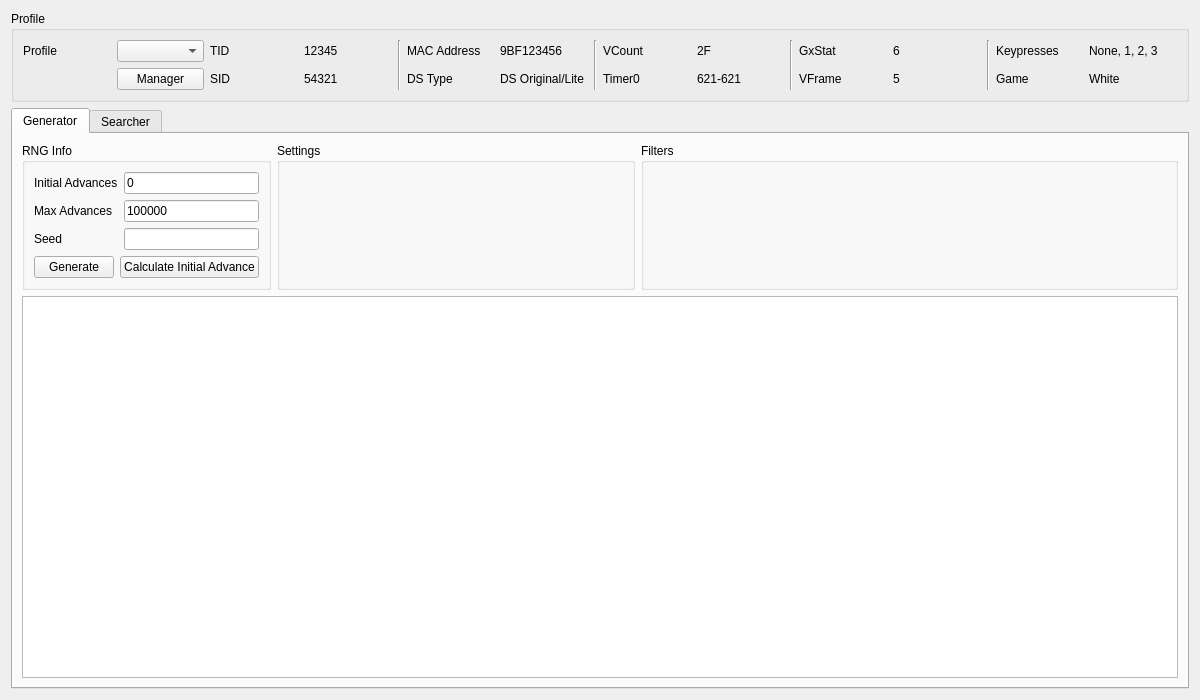
<?xml version="1.0" encoding="UTF-8"?>
<ui version="4.0">
 <class>Eggs5</class>
 <widget class="QWidget" name="Eggs5">
  <property name="geometry">
   <rect>
    <x>0</x>
    <y>0</y>
    <width>1200</width>
    <height>700</height>
   </rect>
  </property>
  <property name="windowTitle">
   <string>Gen 5 Eggs</string>
  </property>
  <layout class="QGridLayout" name="gridLayout_7">
   <item row="0" column="0">
    <widget class="QGroupBox" name="groupBoxProfile">
     <property name="title">
      <string>Profile</string>
     </property>
     <layout class="QGridLayout" name="gridLayout_5">
      <item row="0" column="0">
       <widget class="QLabel" name="labelProfile">
        <property name="text">
         <string>Profile</string>
        </property>
       </widget>
      </item>
      <item row="0" column="1">
       <widget class="QComboBox" name="comboBoxProfiles"/>
      </item>
      <item row="0" column="2">
       <widget class="QLabel" name="labelProfileTID">
        <property name="text">
         <string>TID</string>
        </property>
       </widget>
      </item>
      <item row="0" column="3">
       <widget class="QLabel" name="labelProfileTIDValue">
        <property name="text">
         <string notr="true">12345</string>
        </property>
       </widget>
      </item>
      <item row="0" column="4" rowspan="2">
       <widget class="Line" name="line_4">
        <property name="orientation">
         <enum>Qt::Vertical</enum>
        </property>
       </widget>
      </item>
      <item row="0" column="5">
       <widget class="QLabel" name="labelProfileMACAddress">
        <property name="text">
         <string>MAC Address</string>
        </property>
       </widget>
      </item>
      <item row="0" column="6">
       <widget class="QLabel" name="labelProfileMACAddressValue">
        <property name="text">
         <string notr="true">9BF123456</string>
        </property>
       </widget>
      </item>
      <item row="0" column="7" rowspan="2">
       <widget class="Line" name="line_3">
        <property name="orientation">
         <enum>Qt::Vertical</enum>
        </property>
       </widget>
      </item>
      <item row="0" column="8">
       <widget class="QLabel" name="labelProfileVCount">
        <property name="text">
         <string>VCount</string>
        </property>
       </widget>
      </item>
      <item row="0" column="9">
       <widget class="QLabel" name="labelProfileVCountValue">
        <property name="text">
         <string notr="true">2F</string>
        </property>
       </widget>
      </item>
      <item row="0" column="10" rowspan="2">
       <widget class="Line" name="line_2">
        <property name="orientation">
         <enum>Qt::Vertical</enum>
        </property>
       </widget>
      </item>
      <item row="0" column="11">
       <widget class="QLabel" name="labelProfileGxStat">
        <property name="text">
         <string>GxStat</string>
        </property>
       </widget>
      </item>
      <item row="0" column="12">
       <widget class="QLabel" name="labelProfileGxStatValue">
        <property name="text">
         <string notr="true">6</string>
        </property>
       </widget>
      </item>
      <item row="0" column="13" rowspan="2">
       <widget class="Line" name="line">
        <property name="orientation">
         <enum>Qt::Vertical</enum>
        </property>
       </widget>
      </item>
      <item row="0" column="14">
       <widget class="QLabel" name="labelProfileKeypresses">
        <property name="text">
         <string>Keypresses</string>
        </property>
       </widget>
      </item>
      <item row="0" column="15">
       <widget class="QLabel" name="labelProfileKeypressesValue">
        <property name="text">
         <string>None, 1, 2, 3</string>
        </property>
       </widget>
      </item>
      <item row="1" column="1">
       <widget class="QPushButton" name="pushButtonProfileManager">
        <property name="text">
         <string>Manager</string>
        </property>
       </widget>
      </item>
      <item row="1" column="2">
       <widget class="QLabel" name="labelProfileSID">
        <property name="text">
         <string>SID</string>
        </property>
       </widget>
      </item>
      <item row="1" column="3">
       <widget class="QLabel" name="labelProfileSIDValue">
        <property name="text">
         <string notr="true">54321</string>
        </property>
       </widget>
      </item>
      <item row="1" column="5">
       <widget class="QLabel" name="labelProfileDSType">
        <property name="text">
         <string>DS Type</string>
        </property>
       </widget>
      </item>
      <item row="1" column="6">
       <widget class="QLabel" name="labelProfileDSTypeValue">
        <property name="text">
         <string>DS Original/Lite</string>
        </property>
       </widget>
      </item>
      <item row="1" column="8">
       <widget class="QLabel" name="labelProfileTimer0">
        <property name="text">
         <string>Timer0</string>
        </property>
       </widget>
      </item>
      <item row="1" column="9">
       <widget class="QLabel" name="labelProfileTimer0Value">
        <property name="text">
         <string notr="true">621-621</string>
        </property>
       </widget>
      </item>
      <item row="1" column="11">
       <widget class="QLabel" name="labelProfileVFrame">
        <property name="text">
         <string>VFrame</string>
        </property>
       </widget>
      </item>
      <item row="1" column="12">
       <widget class="QLabel" name="labelProfileVFrameValue">
        <property name="text">
         <string notr="true">5</string>
        </property>
       </widget>
      </item>
      <item row="1" column="14">
       <widget class="QLabel" name="labelProfileGame">
        <property name="text">
         <string>Game</string>
        </property>
       </widget>
      </item>
      <item row="1" column="15">
       <widget class="QLabel" name="labelProfileGameValue">
        <property name="text">
         <string>White</string>
        </property>
       </widget>
      </item>
     </layout>
    </widget>
   </item>
   <item row="1" column="0">
    <widget class="QTabWidget" name="tabRNGSelector">
     <widget class="QWidget" name="tabStationary">
      <attribute name="title">
       <string>Generator</string>
      </attribute>
      <layout class="QGridLayout" name="gridLayout_12">
       <item row="0" column="1">
        <widget class="QGroupBox" name="groupBoxGeneratorSettings">
         <property name="sizePolicy">
          <sizepolicy hsizetype="Preferred" vsizetype="Preferred">
           <horstretch>2</horstretch>
           <verstretch>0</verstretch>
          </sizepolicy>
         </property>
         <property name="title">
          <string>Settings</string>
         </property>
         <layout class="QGridLayout" name="gridLayout_11">
          <item row="0" column="0">
           <widget class="EggSettings" name="eggSettingsGenerator" native="true"/>
          </item>
         </layout>
        </widget>
       </item>
       <item row="0" column="0">
        <widget class="QGroupBox" name="groupBoxGeneratorRNGInfo">
         <property name="sizePolicy">
          <sizepolicy hsizetype="Preferred" vsizetype="Preferred">
           <horstretch>1</horstretch>
           <verstretch>0</verstretch>
          </sizepolicy>
         </property>
         <property name="title">
          <string>RNG Info</string>
         </property>
         <layout class="QGridLayout" name="gridLayout_6">
          <item row="0" column="1">
           <widget class="TextBox" name="textBoxGeneratorInitialAdvances">
            <property name="text">
             <string notr="true">0</string>
            </property>
           </widget>
          </item>
          <item row="1" column="1">
           <widget class="TextBox" name="textBoxGeneratorMaxAdvances">
            <property name="text">
             <string notr="true">100000</string>
            </property>
           </widget>
          </item>
          <item row="2" column="0">
           <widget class="QLabel" name="labelGeneratorSeed">
            <property name="text">
             <string>Seed</string>
            </property>
           </widget>
          </item>
          <item row="1" column="0">
           <widget class="QLabel" name="labelGeneratorMaxAdvances">
            <property name="text">
             <string>Max Advances</string>
            </property>
           </widget>
          </item>
          <item row="2" column="1">
           <widget class="TextBox" name="textBoxGeneratorSeed"/>
          </item>
          <item row="3" column="0" colspan="2">
           <layout class="QHBoxLayout" name="horizontalLayout_2">
            <item>
             <widget class="QPushButton" name="pushButtonGenerate">
              <property name="enabled">
               <bool>true</bool>
              </property>
              <property name="text">
               <string>Generate</string>
              </property>
              <property name="checkable">
               <bool>false</bool>
              </property>
              <property name="autoDefault">
               <bool>false</bool>
              </property>
             </widget>
            </item>
            <item>
             <widget class="QPushButton" name="pushButtonCalculateInitialAdvances">
              <property name="text">
               <string>Calculate Initial Advance</string>
              </property>
             </widget>
            </item>
           </layout>
          </item>
          <item row="0" column="0">
           <widget class="QLabel" name="labelGeneratorInitialAdvances">
            <property name="text">
             <string>Initial Advances</string>
            </property>
           </widget>
          </item>
         </layout>
        </widget>
       </item>
       <item row="0" column="2">
        <widget class="QGroupBox" name="groupBoxGeneratorFilters">
         <property name="sizePolicy">
          <sizepolicy hsizetype="Preferred" vsizetype="Preferred">
           <horstretch>3</horstretch>
           <verstretch>0</verstretch>
          </sizepolicy>
         </property>
         <property name="title">
          <string>Filters</string>
         </property>
         <layout class="QGridLayout" name="gridLayout">
          <item row="0" column="0" rowspan="2">
           <widget class="Filter" name="filterGenerator" native="true"/>
          </item>
         </layout>
        </widget>
       </item>
       <item row="1" column="0" colspan="3">
        <widget class="TableView" name="tableViewGenerator">
         <property name="contextMenuPolicy">
          <enum>Qt::CustomContextMenu</enum>
         </property>
         <attribute name="verticalHeaderVisible">
          <bool>false</bool>
         </attribute>
        </widget>
       </item>
      </layout>
     </widget>
     <widget class="QWidget" name="tabSearcher">
      <property name="enabled">
       <bool>true</bool>
      </property>
      <attribute name="title">
       <string>Searcher</string>
      </attribute>
      <layout class="QGridLayout" name="gridLayout_3">
       <item row="0" column="1">
        <widget class="QGroupBox" name="groupBoxSearcherSettings">
         <property name="sizePolicy">
          <sizepolicy hsizetype="Preferred" vsizetype="Preferred">
           <horstretch>2</horstretch>
           <verstretch>0</verstretch>
          </sizepolicy>
         </property>
         <property name="title">
          <string>Settings</string>
         </property>
         <layout class="QGridLayout" name="gridLayout_13">
          <item row="0" column="0">
           <widget class="EggSettings" name="eggSettingsSearcher" native="true"/>
          </item>
         </layout>
        </widget>
       </item>
       <item row="0" column="2">
        <widget class="QGroupBox" name="groupBoxSearcherFilters">
         <property name="sizePolicy">
          <sizepolicy hsizetype="Preferred" vsizetype="Preferred">
           <horstretch>3</horstretch>
           <verstretch>0</verstretch>
          </sizepolicy>
         </property>
         <property name="title">
          <string>Filters</string>
         </property>
         <layout class="QGridLayout" name="gridLayout_4">
          <item row="0" column="0" rowspan="2">
           <widget class="Filter" name="filterSearcher" native="true"/>
          </item>
         </layout>
        </widget>
       </item>
       <item row="2" column="0" colspan="3">
        <widget class="TableView" name="tableViewSearcher">
         <property name="contextMenuPolicy">
          <enum>Qt::CustomContextMenu</enum>
         </property>
         <property name="sortingEnabled">
          <bool>true</bool>
         </property>
         <attribute name="verticalHeaderVisible">
          <bool>false</bool>
         </attribute>
        </widget>
       </item>
       <item row="1" column="0" colspan="3">
        <widget class="QProgressBar" name="progressBar">
         <property name="value">
          <number>0</number>
         </property>
        </widget>
       </item>
       <item row="0" column="0">
        <widget class="QGroupBox" name="groupBoxSearcherRNGInfo">
         <property name="sizePolicy">
          <sizepolicy hsizetype="Preferred" vsizetype="Preferred">
           <horstretch>1</horstretch>
           <verstretch>0</verstretch>
          </sizepolicy>
         </property>
         <property name="title">
          <string>RNG Info</string>
         </property>
         <layout class="QGridLayout" name="gridLayout_2">
          <item row="1" column="0">
           <widget class="QLabel" name="labelSearcherStartDate">
            <property name="text">
             <string>Start Date</string>
            </property>
           </widget>
          </item>
          <item row="2" column="1">
           <widget class="DateEdit" name="dateEditSearcherEndDate">
            <property name="maximumDateTime">
             <datetime>
              <hour>23</hour>
              <minute>59</minute>
              <second>59</second>
              <year>2099</year>
              <month>12</month>
              <day>31</day>
             </datetime>
            </property>
            <property name="minimumDateTime">
             <datetime>
              <hour>0</hour>
              <minute>0</minute>
              <second>0</second>
              <year>2000</year>
              <month>1</month>
              <day>1</day>
             </datetime>
            </property>
            <property name="calendarPopup">
             <bool>true</bool>
            </property>
           </widget>
          </item>
          <item row="2" column="0">
           <widget class="QLabel" name="labelSearcherEndDate">
            <property name="text">
             <string>End Date</string>
            </property>
           </widget>
          </item>
          <item row="0" column="0">
           <widget class="QLabel" name="labelSearcherMaxAdvances">
            <property name="text">
             <string>Max Advances</string>
            </property>
           </widget>
          </item>
          <item row="0" column="1">
           <widget class="TextBox" name="textBoxSearcherMaxAdvances">
            <property name="text">
             <string notr="true">100</string>
            </property>
           </widget>
          </item>
          <item row="1" column="1">
           <widget class="DateEdit" name="dateEditSearcherStartDate">
            <property name="maximumDateTime">
             <datetime>
              <hour>23</hour>
              <minute>59</minute>
              <second>59</second>
              <year>2099</year>
              <month>12</month>
              <day>31</day>
             </datetime>
            </property>
            <property name="minimumDateTime">
             <datetime>
              <hour>0</hour>
              <minute>0</minute>
              <second>0</second>
              <year>2000</year>
              <month>1</month>
              <day>1</day>
             </datetime>
            </property>
            <property name="calendarPopup">
             <bool>true</bool>
            </property>
           </widget>
          </item>
          <item row="3" column="0" colspan="2">
           <layout class="QHBoxLayout" name="horizontalLayout">
            <item>
             <widget class="QPushButton" name="pushButtonSearch">
              <property name="enabled">
               <bool>true</bool>
              </property>
              <property name="text">
               <string>Search</string>
              </property>
              <property name="checkable">
               <bool>false</bool>
              </property>
              <property name="autoDefault">
               <bool>false</bool>
              </property>
             </widget>
            </item>
            <item>
             <widget class="QPushButton" name="pushButtonCancel">
              <property name="enabled">
               <bool>false</bool>
              </property>
              <property name="text">
               <string>Cancel</string>
              </property>
             </widget>
            </item>
           </layout>
          </item>
         </layout>
        </widget>
       </item>
      </layout>
     </widget>
    </widget>
   </item>
  </layout>
 </widget>
 <customwidgets>
  <customwidget>
   <class>TextBox</class>
   <extends>QLineEdit</extends>
   <header>Forms/Controls/TextBox.hpp</header>
  </customwidget>
  <customwidget>
   <class>TableView</class>
   <extends>QTableView</extends>
   <header>Forms/Controls/TableView.hpp</header>
  </customwidget>
  <customwidget>
   <class>DateEdit</class>
   <extends>QDateEdit</extends>
   <header>Forms/Controls/DateEdit.hpp</header>
  </customwidget>
  <customwidget>
   <class>Filter</class>
   <extends>QWidget</extends>
   <header>Forms/Controls/Filter.hpp</header>
   <container>1</container>
  </customwidget>
  <customwidget>
   <class>EggSettings</class>
   <extends>QWidget</extends>
   <header>Forms/Controls/EggSettings.hpp</header>
   <container>1</container>
  </customwidget>
 </customwidgets>
 <tabstops>
  <tabstop>comboBoxProfiles</tabstop>
  <tabstop>pushButtonProfileManager</tabstop>
  <tabstop>tabRNGSelector</tabstop>
  <tabstop>textBoxGeneratorInitialAdvances</tabstop>
  <tabstop>textBoxGeneratorMaxAdvances</tabstop>
  <tabstop>textBoxGeneratorSeed</tabstop>
  <tabstop>pushButtonGenerate</tabstop>
  <tabstop>pushButtonCalculateInitialAdvances</tabstop>
  <tabstop>tableViewGenerator</tabstop>
  <tabstop>textBoxSearcherMaxAdvances</tabstop>
  <tabstop>dateEditSearcherStartDate</tabstop>
  <tabstop>dateEditSearcherEndDate</tabstop>
  <tabstop>pushButtonSearch</tabstop>
  <tabstop>pushButtonCancel</tabstop>
  <tabstop>tableViewSearcher</tabstop>
 </tabstops>
 <resources/>
 <connections/>
</ui>
